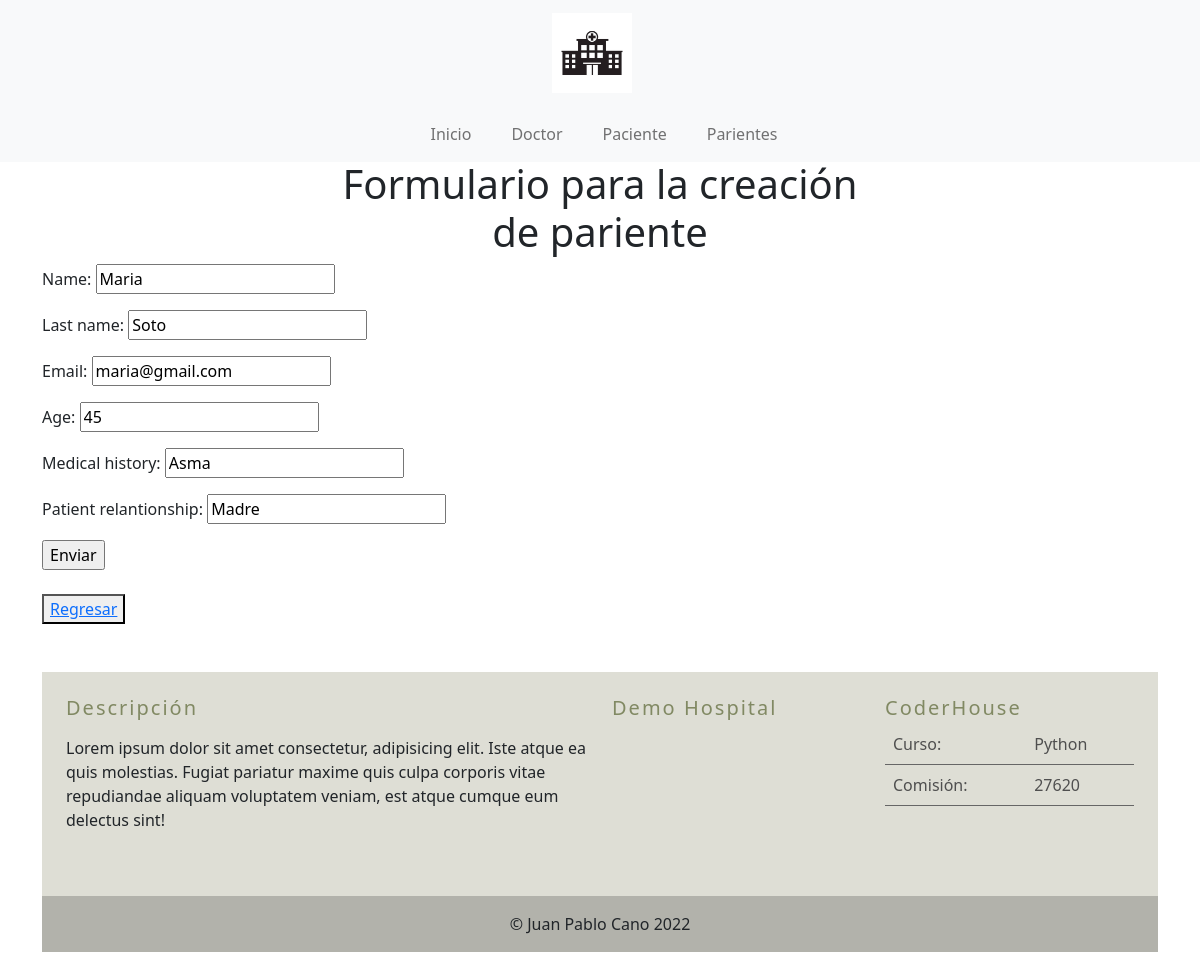
The app's page /hospital/parent/update/ccd5eb9d0a3a47c28c12eb301f9b27bf with its own data.
### hospitalApp/models.py (models this page shows, shortened)
class Parent(models.Model):
    id = models.UUIDField(default=uuid.uuid4, editable=False, primary_key=True)
    name = models.CharField(max_length=255)
    last_name = models.CharField(max_length=255)
    email = models.EmailField(max_length=255)
    age = models.IntegerField()
    medical_history = models.CharField(max_length=500)
    patient_relantionship = models.CharField(max_length=50)

### hospitalApp/views.py (the view)
# urls.py: path('parent/update/<pk>', ParentUpdate.as_view(), name='parent_update'),
class ParentUpdate(UpdateView):
    model = Parent
    success_url = reverse_lazy('parents_list')
    fields = ['name', 'last_name', 'email', 'age', 'medical_history', 'patient_relantionship']

### hospitalApp/templates/hospitalApp/parent_form.html
{% extends "hospitalApp/base.html" %}
{% load static %}
{% block title %}
<h1>
    Formulario para la creación de pariente
</h1>
{% endblock %}
{% block bodyContext %}
<form method="post">{% csrf_token %}
    {{ form.as_p}}
    <input type="submit" value="Enviar">
</form>
<br/>
<button>
    <a href="{% url 'parents_list' %}">Regresar</a>
</button>
{% endblock %}

### hospitalApp/static/css/styles.css (style rules this page uses)
body { margin-top: 10rem }

### records on screen
Parent: name "Maria", last_name "Soto", email "maria@gmail.com", age "45", medical_history "Asma", patient_relantionship "Madre"
